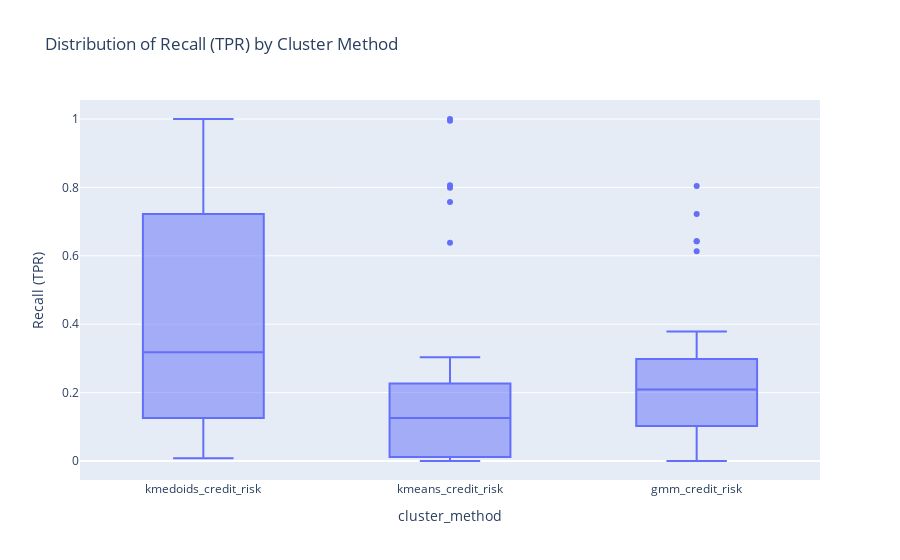

The notebook cell saved with this chart:
### Code cell
# %% [code]
fig2 = px.box(df1, x="cluster_method", y="Recall (TPR)",
              title="Distribution of Recall (TPR) by Cluster Method")
fig2.show()

### Figure 1 — Plotly figure (JSON) as saved in the notebook; plotly's stock layout.template omitted (floating-point values rounded to 4 significant figures)
{"data": [{"alignmentgroup": "True", "hovertemplate": "cluster_method=%{x}<br>Recall (TPR)=%{y}<extra></extra>", "legendgroup": "", "marker": {"color": "#636efa"}, "name": "", "notched": false, "offsetgroup": "", "orientation": "v", "showlegend": false, "type": "box", "x": ["kmedoids_credit_risk", "kmedoids_credit_risk", "kmedoids_credit_risk", "kmedoids_credit_risk", "kmedoids_credit_risk", "kmedoids_credit_risk", "kmedoids_credit_risk", "kmedoids_credit_risk", "kmeans_credit_risk", "kmeans_credit_risk", "kmeans_credit_risk", "kmeans_credit_risk", "kmeans_credit_risk", "kmeans_credit_risk", "kmeans_credit_risk", "kmeans_credit_risk", "gmm_credit_risk", "gmm_credit_risk", "gmm_credit_risk", "gmm_credit_risk", "gmm_credit_risk", "gmm_credit_risk", "gmm_credit_risk", "gmm_credit_risk", "kmedoids_credit_risk", "kmedoids_credit_risk", "kmedoids_credit_risk", "kmedoids_credit_risk", "kmedoids_credit_risk", "kmedoids_credit_risk", "kmedoids_credit_risk", "kmedoids_credit_risk", "kmeans_credit_risk", "kmeans_credit_risk", "kmeans_credit_risk", "kmeans_credit_risk", "kmeans_credit_risk", "kmeans_credit_risk", "kmeans_credit_risk", "kmeans_credit_risk", "gmm_credit_risk", "gmm_credit_risk", "gmm_credit_risk", "gmm_credit_risk", "gmm_credit_risk", "gmm_credit_risk", "gmm_credit_risk", "gmm_credit_risk", "kmedoids_credit_risk", "kmedoids_credit_risk", "kmedoids_credit_risk", "kmedoids_credit_risk", "kmedoids_credit_risk", "kmedoids_credit_risk", "kmedoids_credit_risk", "kmedoids_credit_risk", "kmeans_credit_risk", "kmeans_credit_risk", "kmeans_credit_risk", "kmeans_credit_risk", "kmeans_credit_risk", "kmeans_credit_risk", "kmeans_credit_risk", "kmeans_credit_risk", "gmm_credit_risk", "gmm_credit_risk", "gmm_credit_risk", "gmm_credit_risk", "gmm_credit_risk", "gmm_credit_risk", "gmm_credit_risk", "gmm_credit_risk", "kmedoids_credit_risk", "kmedoids_credit_risk", "kmedoids_credit_risk", "kmedoids_credit_risk", "kmedoids_credit_risk", "kmedoids_credit_risk", "kmedoids_credit_risk", "kmedoids_credit_risk", "kmeans_credit_risk", "kmeans_credit_risk", "kmeans_credit_risk", "kmeans_credit_risk", "kmeans_credit_risk", "kmeans_credit_risk", "kmeans_credit_risk", "kmeans_credit_risk", "gmm_credit_risk", "gmm_credit_risk", "gmm_credit_risk", "gmm_credit_risk", "gmm_credit_risk", "gmm_credit_risk", "gmm_credit_risk", "gmm_credit_risk", "kmedoids_credit_risk", "kmedoids_credit_risk", "kmedoids_credit_risk", "kmedoids_credit_risk", "kmedoids_credit_risk", "kmedoids_credit_risk", "kmedoids_credit_risk", "kmedoids_credit_risk", "kmeans_credit_risk", "kmeans_credit_risk", "kmeans_credit_risk", "kmeans_credit_risk", "kmeans_credit_risk", "kmeans_credit_risk", "kmeans_credit_risk", "kmeans_credit_risk", "gmm_credit_risk", "gmm_credit_risk", "gmm_credit_risk", "gmm_credit_risk", "gmm_credit_risk", "gmm_credit_risk", "gmm_credit_risk", "gmm_credit_risk"], "x0": " ", "xaxis": "x", "y": [0.4413, 0.06772, 0.9751, 0.5906, 0.08999, 0.9986, 0.1257, 0.209, 0, 0.1372, 0.1191, 0, 0.2391, 0.2027, 0.1257, 0.209, 0, 0.1027, 0.2383, 0.6423, 0.1651, 0.3107, 0.1257, 0.209, 0.4413, 0.06772, 0.91, 0.5906, 0.08999, 0.9873, 0.1257, 0.209, 0, 0.1372, 0.01848, 0, 0.2391, 0.08931, 0.1257, 0.209, 0, 0.1027, 0.2625, 0.6423, 0.1651, 0.3549, 0.1257, 0.209, 0.4051, 0.008297, 1, 0.4147, 0.01349, 0.9952, 0.01198, 0.01404, 0, 0.009079, 1, 0, 0.01199, 0.995, 0.01198, 0.01404, 0, 0.009311, 0.2354, 0, 0.01074, 0.3786, 0.01198, 0.01404, 0.4299, 0.132, 0.8541, 0.5415, 0.2287, 0.9594, 0.1257, 0.2122, 0.7987, 0.1683, 0, 0.7572, 0.3032, 0.03191, 0.1257, 0.2122, 0.319, 0.1418, 0.3073, 0.8041, 0.2881, 0.2887, 0.1257, 0.2122, 0.4363, 0.1267, 0.8742, 0.5505, 0.2302, 0.9435, 0.1198, 0.2137, 0.638, 0.1556, 0.009242, 0.8063, 0.2539, 0.04591, 0.1198, 0.2137, 0, 0.1248, 0.261, 0.7225, 0.2734, 0.6135, 0.1198, 0.2137], "y0": " ", "yaxis": "y"}], "layout": {"boxmode": "group", "legend": {"tracegroupgap": 0}, "title": {"text": "Distribution of Recall (TPR) by Cluster Method"}, "xaxis": {"anchor": "y", "domain": [0, 1], "title": {"text": "cluster_method"}}, "yaxis": {"anchor": "x", "domain": [0, 1], "title": {"text": "Recall (TPR)"}}}}
